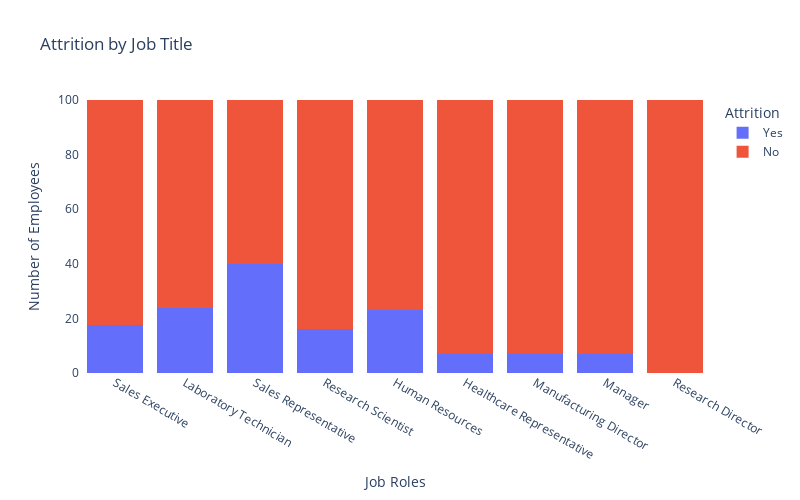

This figure's notebook cell:
### Code cell
fig = px.histogram(newdf,
                  x="JobRole",
                  color="Attrition",
                  title="Attrition by Job Title",
                  template="plotly",
                  barmode="stack",
                  barnorm='percent'
)

fig.update_layout(
    xaxis_title="Job Roles",
    yaxis_title="Number of Employees",
    legend_title="Attrition",
    showlegend=True,
    plot_bgcolor="white",    
    width=800,
    height=500
)

fig.show()

### Figure 1 — Plotly figure (JSON) as saved in the notebook; plotly's stock layout.template omitted (floating-point values rounded to 4 significant figures; data arrays with more than 128 entries replaced by an {"elided": "..."} marker saying what was removed)
{"data": [{"alignmentgroup": "True", "bingroup": "x", "hovertemplate": "Attrition=Yes<br>JobRole=%{x}<br>count (normalized as percent)=%{y}<extra></extra>", "legendgroup": "Yes", "marker": {"color": "#636efa", "pattern": {"shape": ""}}, "name": "Yes", "offsetgroup": "Yes", "orientation": "v", "showlegend": true, "type": "histogram", "x": {"elided": "232 str values"}, "xaxis": "x", "yaxis": "y"}, {"alignmentgroup": "True", "bingroup": "x", "hovertemplate": "Attrition=No<br>JobRole=%{x}<br>count (normalized as percent)=%{y}<extra></extra>", "legendgroup": "No", "marker": {"color": "#EF553B", "pattern": {"shape": ""}}, "name": "No", "offsetgroup": "No", "orientation": "v", "showlegend": true, "type": "histogram", "x": {"elided": "1124 str values"}, "xaxis": "x", "yaxis": "y"}], "layout": {"barmode": "stack", "barnorm": "percent", "height": 500, "legend": {"title": {"text": "Attrition"}, "tracegroupgap": 0}, "plot_bgcolor": "white", "showlegend": true, "title": {"text": "Attrition by Job Title"}, "width": 800, "xaxis": {"anchor": "y", "domain": [0, 1], "title": {"text": "Job Roles"}}, "yaxis": {"anchor": "x", "domain": [0, 1], "title": {"text": "Number of Employees"}}}}
